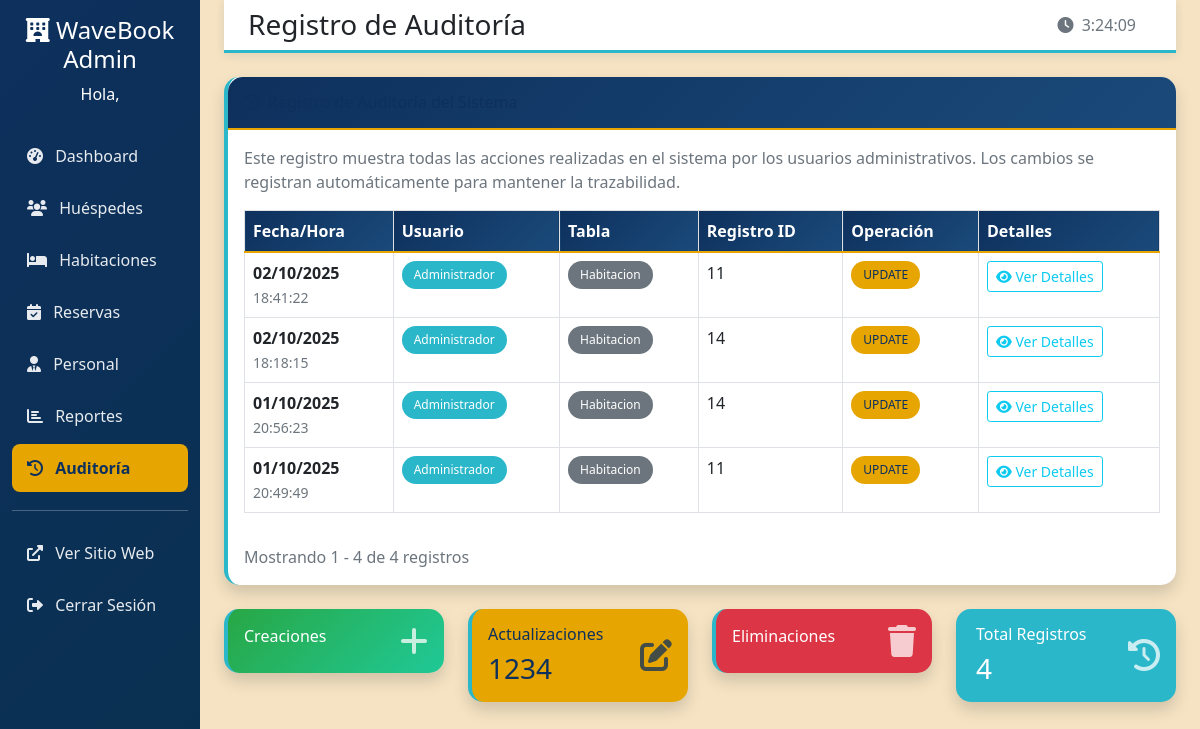
The page /hotel-admin/audit/ (signed in) on the database as committed earlier.
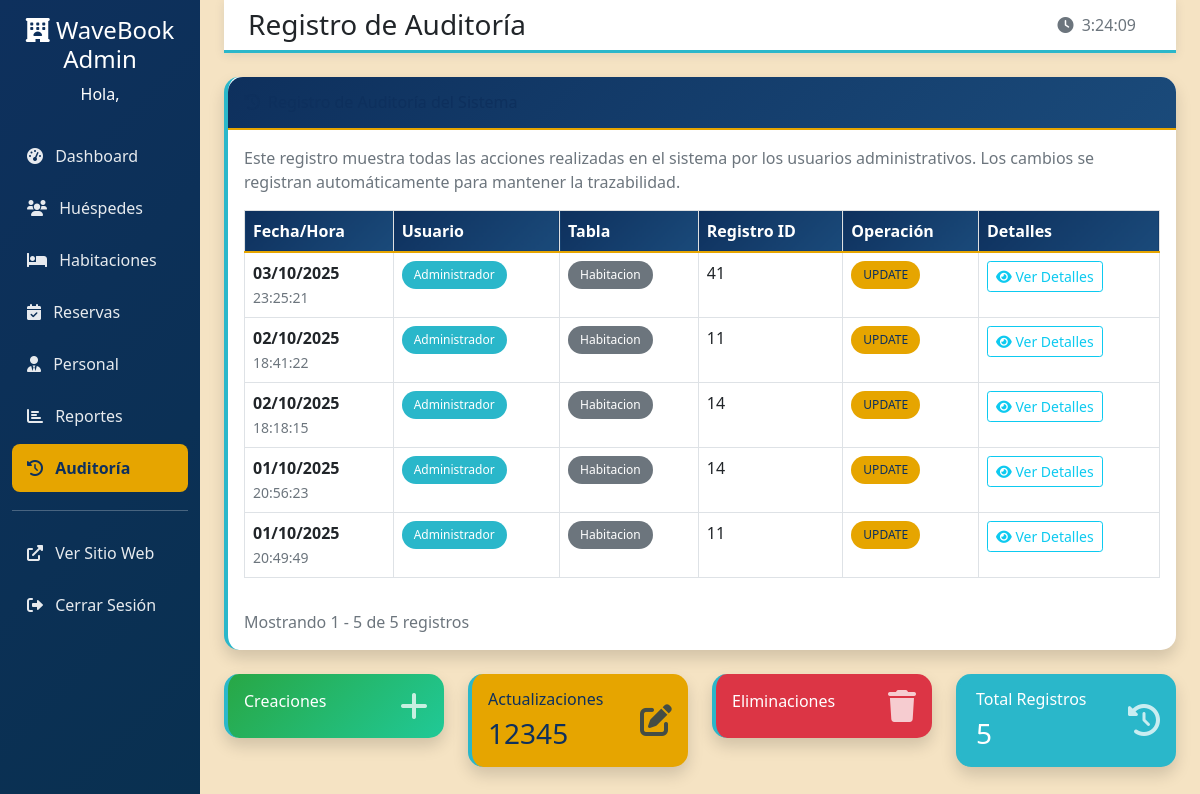
The same page on the database as committed later.
### Hotel/models.py (models this page shows)
class ReporteAuditoria(models.Model):
    tabla_afectada = models.CharField(max_length=100)
    id_registro = models.CharField(max_length=100)
    operacion = models.CharField(max_length=20)
    usuario_responsable = models.CharField(max_length=80)
    fecha = models.DateTimeField(auto_now_add=True)
    old_values = models.TextField(blank=True, null=True)
    new_values = models.TextField(blank=True, null=True)

### Hotel/views.py (the view)
    def wrapper(request, *args, **kwargs):
        if not request.session.get('admin_id'):
            messages.error(request, "Acceso denegado. Inicia sesión como administrador.")
            return redirect('admin_login')
        return view_func(request, *args, **kwargs)

### Hotel/views.py (called while the page is built)
def admin_required(view_func):
    def wrapper(request, *args, **kwargs):
        if not request.session.get('admin_id'):
            messages.error(request, "Acceso denegado. Inicia sesión como administrador.")
            return redirect('admin_login')
        return view_func(request, *args, **kwargs)
    return wrapper

@admin_required
def admin_audit_log(request):
    logs = ReporteAuditoria.objects.all().order_by('-fecha')
    paginator = Paginator(logs, 20)
    page_number = request.GET.get('page')
    page_obj = paginator.get_page(page_number)
    return render(request, "admin/audit_log.html", {
        'page_obj': page_obj
    })

### Hotel/templates/admin/audit_log.html (shortened to what the changed rows need)
{% extends 'admin/base_admin.html' %}
{% block page_title %}Registro de Auditoría{% endblock %}
{% block content %}
<div class="row">
    <div class="col-lg-12">
        <div class="card shadow">
            <div class="card-body">
                <div class="mb-3">
                    <p class="text-muted">
                    </p>
                </div>
                {% if page_obj %}
                    <div class="table-responsive">
                        <table class="table table-bordered table-hover">
                            <thead class="table-light">
                                <tr>
                                    <th>Fecha/Hora</th>
                                    <th>Usuario</th>
                                    <th>Tabla</th>
                                    <th>Registro ID</th>
                                    <th>Operación</th>
                                    <th>Detalles</th>
                                </tr>
                            </thead>
                            <tbody>
                                {% for log in page_obj %}
                                <tr>
                                    <td>
                                        <div class="text-nowrap">
                                            <strong>{{ log.fecha|date:"d/m/Y" }}</strong><br>
                                            <small class="text-muted">{{ log.fecha|date:"H:i:s" }}</small>
                                        </div>
                                    </td>
                                    <td>
                                        <span class="badge bg-info">{{ log.usuario_responsable }}</span>
                                    </td>
                                    <td>
                                        <span class="badge bg-secondary">{{ log.tabla_afectada }}</span>
                                    </td>
                                    <td>{{ log.id_registro }}</td>
                                    <td>
                                        <span class="badge
                                            {% if log.operacion == 'CREATE' %}bg-success
                                            {% elif log.operacion == 'UPDATE' %}bg-warning text-dark
                                            {% elif log.operacion == 'DELETE' %}bg-danger
                                            {% else %}bg-primary{% endif %}">
                                            {{ log.operacion }}
                                        </span>
                                    </td>
                                    <td>
                                        <button class="btn btn-outline-info btn-sm"
                                                type="button" data-bs-toggle="collapse"
                                                data-bs-target="#details-{{ log.id }}"
                                                aria-expanded="false">
                                            <i class="fas fa-eye"></i> Ver Detalles
                                        </button>
                                    </td>
                                </tr>
                                {% endfor %}
                            </tbody>
                        </table>
                    </div>
                    <div class="mt-3 text-muted">
                        Mostrando {{ page_obj.start_index }} - {{ page_obj.end_index }} de {{ page_obj.paginator.count }} registros
                    </div>
                {% else %}
                    <div class="text-center text-muted py-5">
                        <i class="fas fa-history fa-4x mb-3"></i>
                        <h5>Sin Registros de Auditoría</h5>
                        <p>Los registros de auditoría aparecerán aquí cuando se realicen cambios en el sistema.</p>
                    </div>
                {% endif %}
            </div>
        </div>
    </div>
</div>
<div class="row mt-4">
    <div class="col-md-3">
        <div class="card bg-warning text-dark shadow">
            <div class="card-body">
                <div class="d-flex justify-content-between align-items-center">
                    <div>
                        <h6 class="card-title">Actualizaciones</h6>
                        <h3 class="mb-0">
                            {% for log in page_obj %}{% if log.operacion == 'UPDATE' %}{{ forloop.counter0|add:1 }}{% endif %}{% endfor %}
                        </h3>
                    </div>
                </div>
            </div>
        </div>
    </div>
    <div class="col-md-3">
        <div class="card bg-info text-white shadow">
            <div class="card-body">
                <div class="d-flex justify-content-between align-items-center">
                    <div>
                        <h6 class="card-title">Total Registros</h6>
                        <h3 class="mb-0">{{ page_obj.paginator.count|default:0 }}</h3>
                    </div>
                </div>
            </div>
        </div>
    </div>
</div>
{% endblock %}

Rows that differ between the two databases and show on the page:
added ReporteAuditoria: fecha "03/10/2025", fecha "23:25:21", usuario_responsable "Administrador", tabla_afectada "Habitacion", id_registro "41", operacion "UPDATE"
Other text that changed with them:
{{ page_obj.end_index }}: "4" → "5"
{{ page_obj.paginator.count }}: "4" → "5"
{{ page_obj.paginator.count|default:0 }}: "4" → "5"
